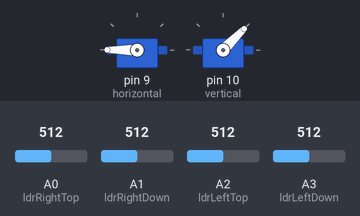
This sketch was run on a simulated Arduino Uno, built with avr-gcc and run on an emulated ATmega328P. Shown: 2 × servo. The test bench sets the inputs (shaded band); at power-on: A1 (ldrRightDown) = 512, A0 (ldrRightTop) = 512, A2 (ldrLeftTop) = 512, A3 (ldrLeftDown) = 512.

Above: at 3.7 s.
3.8 s: A1 (ldrRightDown) set to 675
5.3 s: A1 (ldrRightDown) set to 704
At 5.46 s:
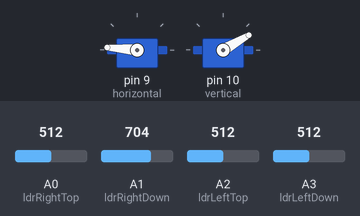
At 6.9 s:
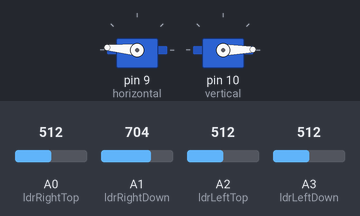
7.2 s: A0 (ldrRightTop) set to 145
8.7 s: A0 (ldrRightTop) set to 132
At 11.4 s:
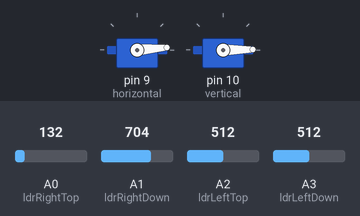
11.7 s: A2 (ldrLeftTop) set to 160
13.2 s: A2 (ldrLeftTop) set to 131
At 13.66 s:
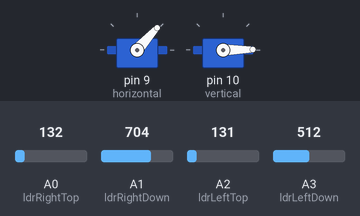
Timing chart, 0 to 16.5 s (numbered marks = the images above; inputs shaded):
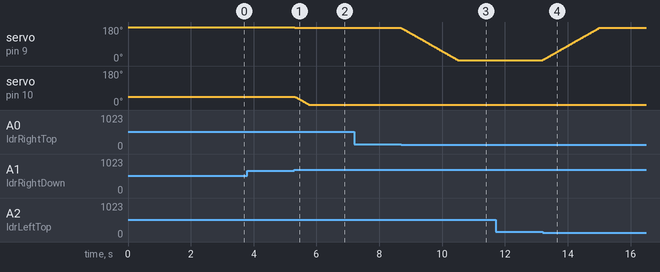

Measured:
- the behaviour switches between 693 and 694 on A1 (ldrRightDown) (found by bisection; images 0 and 1)
- the behaviour switches between 140 and 139 on A0 (ldrRightTop) (found by bisection; images 2 and 3)
- the behaviour switches between 144 and 143 on A2 (ldrLeftTop) (found by bisection; images 3 and 4)
- after the input at 3.8 s, every drawn part: stays the same
- after the input at 5.3 s, servo on pin 9 (horizontal): 180° → 175° at once; servo on pin 10 (vertical): moves from 45° to 1° over 0.45 s, starting at once
- after the input at 7.2 s, every drawn part: stays the same
- after the input at 8.7 s, servo on pin 9 (horizontal): moves from 175° to 5° over 1.8 s, starting at once
- after the input at 11.7 s, every drawn part: stays the same
- after the input at 13.2 s, servo on pin 9 (horizontal): moves from 5° to 175° over 1.8 s, starting at once

The sketch:

SolarTrackerSys.ino
```cpp
#include <Servo.h>

Servo horizontal;
int servoh = 180;
int servohLimitHigh = 175;
int servohLimitLow = 5;

Servo vertical;
int servov = 45;
int servovLimitHigh = 60;
int servovLimitLow = 1;

#define ldrLeftTop A2
#define ldrRightTop A0
#define ldrLeftDown A3
#define ldrRightDown A1

void setup() {
  horizontal.attach(9); // what is this attach function
  vertical.attach(10);
  horizontal.write(180); // what do we do with write?
  vertical.write(45);
  delay(2500); // why a delay?
}

void loop() {
  int leftTop = analogRead(ldrLeftTop);
  int leftDown = analogRead(ldrLeftDown);
  int rightTop = analogRead(ldrRightTop);
  int rightDown = analogRead(ldrRightDown);

  int dTime = 10;
  int tol = 90; // tolerance

  int avgTop = (leftTop + rightTop) / 2;
  int avgDown = (leftDown + rightDown) / 2;
  int avgLeft = (leftTop + leftDown) / 2;
  int avgRight = (rightTop + rightDown) / 2;

  int dVert = avgTop - avgDown;
  int dHoriz = avgLeft - avgRight;

  if (-1 * tol > dVert || dVert > tol) {
    if (avgTop > avgDown) {
      servov = ++servov;

      if (servov > servovLimitHigh) {
        servov = servovLimitHigh;
      }
    } else if (avgTop < avgDown) {
      servov = --servov;

      if (servov < servovLimitLow) {
        servov = servovLimitLow;
      }
    }

    vertical.write(servov);
  }

  if (-1 * tol > dHoriz || dHoriz > tol) {
    if (avgLeft > avgRight) {
      servoh = --servoh;

      if (servoh < servohLimitLow) {
        servoh = servohLimitLow;
      }
    } else if (avgLeft < avgRight) {
      servoh = ++servoh;

      if (servoh > servohLimitHigh) {
        servoh = servohLimitHigh;
      }
    } else if (avgLeft == avgRight) {
      delay(5000);
    }

    horizontal.write(servoh);
  }

  delay(dTime);
}
```
